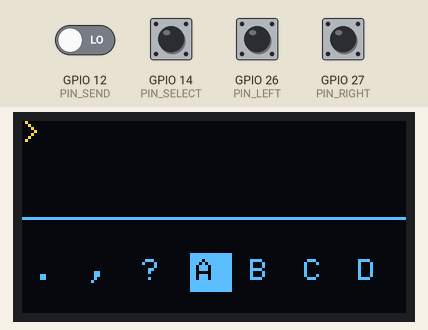
Simulated run of this sketch. Board: ESP32. Shown: 128×64 one-colour display. Inputs (shaded band) come from the test bench; at power-on: GPIO 12 (PIN_SEND), GPIO 14 (PIN_SELECT), GPIO 26 (PIN_LEFT), GPIO 27 (PIN_RIGHT) LOW. The OLED is the two-colour kind (top 16 rows yellow); WiFi joins after 1.5 s; servers stay silent unless stated; what the sketch prints to the serial monitor is not drawn.

Above: at 2.7 s.
2.8 s: GPIO 14 (PIN_SELECT) pulled HIGH for 0.15 s
At 4.1 s:
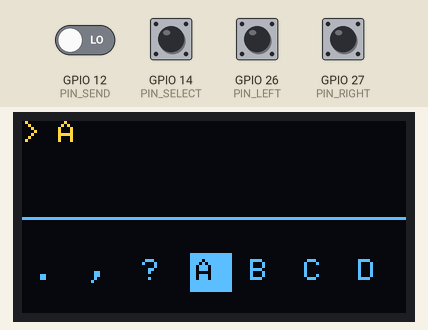
4.4 s: GPIO 12 (PIN_SEND) driven HIGH
At 5.4 s:
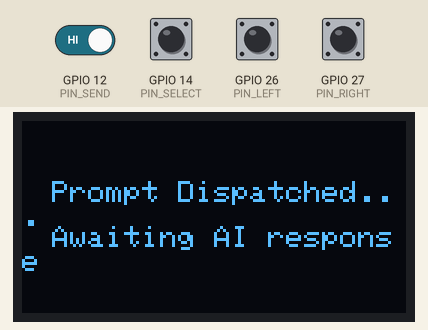
Timing chart, 0 to 7.4 s (numbered marks = the images above; inputs shaded):
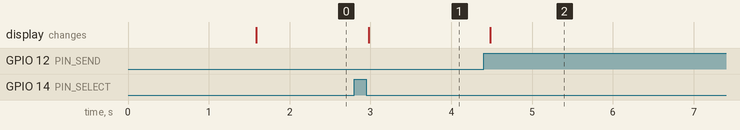

The sketch:

Dual_Binary_Terminal_Ai_API_results_and_prompting_with_esp32.ino
```cpp
#include <WiFi.h>
#include <WebServer.h>
#include <Wire.h>
#include <Adafruit_GFX.h>
#include <Adafruit_SSD1306.h>

#define SCREEN_WIDTH 128
#define SCREEN_HEIGHT 64
#define OLED_RESET    -1
Adafruit_SSD1306 display(SCREEN_WIDTH, SCREEN_HEIGHT, &Wire, OLED_RESET);
WebServer server(80);

// --- ENTER YOUR WI-FI CREDENTIALS HERE ---
const char* ssid     = "dp_23-4G";
const char* password = "jainil517";

// Digital Touch Sensor Pins
const int PIN_LEFT   = 26;
const int PIN_RIGHT  = 27;
const int PIN_SELECT = 14;
const int PIN_SEND   = 12;

// Character Strip Layout
const char keyboard[] = "ABCDEFGHIJKLMNOPQRSTUVWXYZ .,?";
const int TOTAL_CHARS = 30;

int cursorIndex = 0;
String currentPrompt = "";
bool promptReadyToSend = false;

// Selection tracking timing variables
unsigned long selectTouchTime = 0;
bool isSelectPressed = false;
bool holdActionTriggered = false;

// Flags to ensure single clicks per touch
bool leftLatched = false;
bool rightLatched = false;
bool sendLatched = false;

// Scrolling Engine System Variables
String currentText = "";
bool newTextAvailable = false;
const int SCROLL_SPEED_DELAY = 35;
const int LINE_HEIGHT = 10;
String lines[120];
int lineCount = 0;

// Device Operating States
enum SystemState { TYPING_PROMPT, WAITING_FOR_AI, SCROLLING_RESPONSE };
SystemState currentState = TYPING_PROMPT;

// --- SERVER HTTP HANDLERS ---
void handleGetPrompt() {
  server.sendHeader("Access-Control-Allow-Origin", "*");
  if (promptReadyToSend) {
    server.send(200, "text/plain", currentPrompt);
    currentPrompt = ""; // Clear screen immediately after data is requested by laptop
    promptReadyToSend = false;
  } else {
    server.send(200, "text/plain", "");
  }
}

void handlePostData() {
  server.sendHeader("Access-Control-Allow-Origin", "*");
  server.sendHeader("Access-Control-Allow-Methods", "POST,GET,OPTIONS");
  server.sendHeader("Access-Control-Allow-Headers", "Content-Type");

  if (server.method() == HTTP_OPTIONS) {
    server.send(200, "text/plain", "");
    return;
  }

  if (server.hasArg("plain")) {
    currentText = server.arg("plain");
    currentText.trim();

    // Clean string components for raw character arrays
    currentText.replace("\n", " ");
    currentText.replace("\r", " ");
    while(currentText.indexOf("  ") >= 0) {
      currentText.replace("  ", " ");
    }

    newTextAvailable = true;
    server.send(200, "text/plain", "Data Received");
  }
}

// --- TEXT PARSING CHUNKER ---
void wrapTextToArray(String text, int maxCharsPerLine) {
  lineCount = 0;
  int textLength = text.length();
  int currentPos = 0;

  while (currentPos < textLength && lineCount < 120) {
    if (currentPos + maxCharsPerLine >= textLength) {
      lines[lineCount] = text.substring(currentPos);
      lineCount++;
      break;
    }

    int spaceIdx = text.lastIndexOf(' ', currentPos + maxCharsPerLine);

    if (spaceIdx > currentPos) {
      lines[lineCount] = text.substring(currentPos, spaceIdx);
      currentPos = spaceIdx + 1;
    } else {
      lines[lineCount] = text.substring(currentPos, currentPos + maxCharsPerLine);
      currentPos += maxCharsPerLine;
    }
    lineCount++;
  }
}

void smoothScrollText() {
  int totalScrollHeight = lineCount * LINE_HEIGHT;

  for (int scrollPos = SCREEN_HEIGHT; scrollPos > -totalScrollHeight; scrollPos--) {
    server.handleClient();

    display.clearDisplay();
    // Re-enable text wrapping restriction just for clean scrolling layouts
    display.setTextWrap(false);
    for (int i = 0; i < lineCount; i++) {
      int lineYPos = scrollPos + (i * LINE_HEIGHT);
      if (lineYPos > -LINE_HEIGHT && lineYPos < SCREEN_HEIGHT) {
        display.setCursor(0, lineYPos);
        display.print(lines[i]);
      }
    }
    display.display();
    delay(SCROLL_SPEED_DELAY);
  }
}

void setup() {
  Serial.begin(115200);

  pinMode(PIN_LEFT, INPUT);
  pinMode(PIN_RIGHT, INPUT);
  pinMode(PIN_SELECT, INPUT);
  pinMode(PIN_SEND, INPUT);

  if(!display.begin(SSD1306_SWITCHCAPVCC, 0x3C)) for(;;);

  display.clearDisplay();
  display.setTextSize(1);
  display.setTextColor(SSD1306_WHITE);

  display.setCursor(0, 0);
  display.println("Connecting WiFi...");
  display.display();

  WiFi.begin(ssid, password);
  while (WiFi.status() != WL_CONNECTED) { delay(100); }

  server.on("/get_prompt", HTTP_GET, handleGetPrompt);
  server.on("/send", HTTP_POST, handlePostData);
  server.on("/send", HTTP_OPTIONS, handlePostData);
  server.begin();

  Serial.print("ESP32 IP Address: ");
  Serial.println(WiFi.localIP());

  currentState = TYPING_PROMPT;
}

void loop() {
  server.handleClient();

  // --- STATE 1: CHARACTER TYPING INTERFACE ---
  if (currentState == TYPING_PROMPT) {
    bool touchLeft   = (digitalRead(PIN_LEFT) == HIGH);
    bool touchRight  = (digitalRead(PIN_RIGHT) == HIGH);
    bool touchSelect = (digitalRead(PIN_SELECT) == HIGH);
    bool touchSend   = (digitalRead(PIN_SEND) == HIGH);

    if (touchLeft && !leftLatched) {
      cursorIndex = (cursorIndex > 0) ? cursorIndex - 1 : TOTAL_CHARS - 1;
      leftLatched = true;
      delay(50);
    } else if (!touchLeft) {
      leftLatched = false;
    }

    if (touchRight && !rightLatched) {
      cursorIndex = (cursorIndex < TOTAL_CHARS - 1) ? cursorIndex + 1 : 0;
      rightLatched = true;
      delay(50);
    } else if (!touchRight) {
      rightLatched = false;
    }

    if (touchSelect) {
      if (!isSelectPressed) {
        isSelectPressed = true;
        holdActionTriggered = false;
        selectTouchTime = millis();
      } else if (!holdActionTriggered && (millis() - selectTouchTime >= 2000)) {
        if (currentPrompt.length() > 0) {
          currentPrompt.remove(currentPrompt.length() - 1);
        }
        holdActionTriggered = true;
      }
    } else {
      if (isSelectPressed) {
        if (!holdActionTriggered) {
          if (currentPrompt.length() < 40) { // Fits comfortably on two lines
            currentPrompt += keyboard[cursorIndex];
          }
        }
        isSelectPressed = false;
      }
    }

    if (touchSend && !sendLatched) {
      if (currentPrompt.length() > 0) {
        promptReadyToSend = true;
        currentState = WAITING_FOR_AI;
      }
      sendLatched = true;
    } else if (!touchSend) {
      sendLatched = false;
    }

    // Render Keyboard UI
    display.clearDisplay();
    display.setTextSize(1);

    // WORD WRAPPING ENABLED FOR THE INPUT WINDOW
    display.setTextWrap(true);
    display.setCursor(0, 0);
    display.print("> ");
    display.print(currentPrompt);

    // Push line down to Y=32 to allow up to 40 characters wrapped on 2 lines
    display.drawFastHLine(0, 32, SCREEN_WIDTH, WHITE);

    // Disable wrap briefly for the linear character carousel selector format
    display.setTextWrap(false);
    int displayIndexStart = cursorIndex - 3;
    for (int i = 0; i < 7; i++) {
      int targetIdx = displayIndexStart + i;
      if (targetIdx < 0) targetIdx += TOTAL_CHARS;
      if (targetIdx >= TOTAL_CHARS) targetIdx -= TOTAL_CHARS;

      int drawX = i * 18 + 4;
      int drawY = 46; // Pushed down to leave room for wrapped lines

      if (i == 3) {
        display.fillRect(drawX - 2, drawY - 2, 14, 13, WHITE);
        display.setTextColor(BLACK);
      } else {
        display.setTextColor(WHITE);
      }
      display.setCursor(drawX, drawY);
      display.print(keyboard[targetIdx]);
    }
    display.display();
  }

  // --- STATE 2: AWAITING COMPUTER TRANSMISSION ROUTER ---
  else if (currentState == WAITING_FOR_AI) {
    display.clearDisplay();
    display.setTextWrap(true);
    display.setTextSize(1);
    display.setTextColor(WHITE);
    display.setCursor(10, 20);
    display.println("Prompt Dispatched...");
    display.setCursor(10, 35);
    display.println("Awaiting AI response");
    display.display();

    if (newTextAvailable) {
      currentState = SCROLLING_RESPONSE;
    }
    delay(50);
  }

  // --- STATE 3: PARSE RESPONSE DATA CHUNKS ---
  else if (currentState == SCROLLING_RESPONSE) {
    newTextAvailable = false;
    wrapTextToArray(currentText, 21);
    smoothScrollText();
    delay(1500);
    currentText = "";
    currentState = TYPING_PROMPT;
  }

  delay(10);
}
```

Measured:
- after the input at 2.8 s, the display: changes after 0.18 s (image 1)
- after the input at 4.4 s, the display: changes after 0.08 s (image 2)
